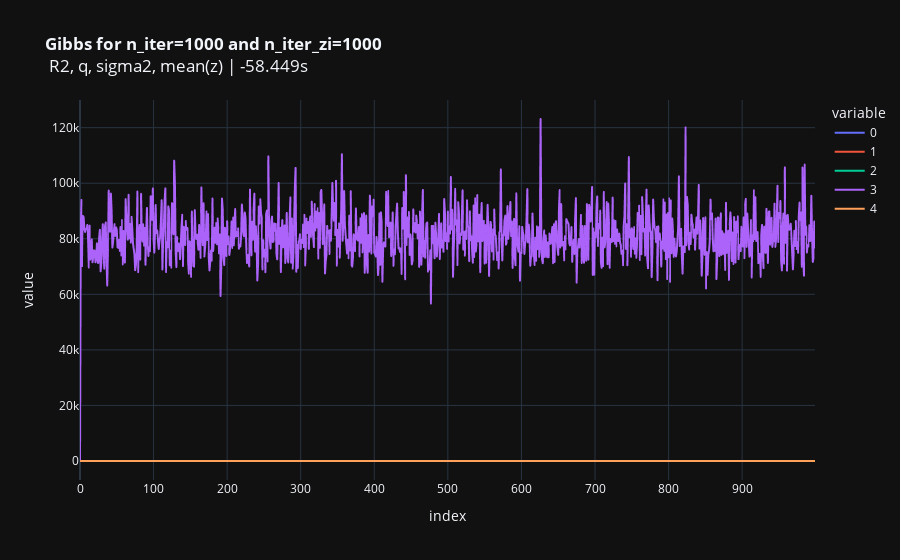

This figure's notebook cell:
### Code cell
fig = px.line(accu, template = "plotly_dark", title = f"<b>Gibbs for n_iter={n_iter} and n_iter_zi={n_iter_zi}</b> <br> R2, q, sigma2, mean(z) | {np.round(t2-t1, 3)}s")
fig.show()

### Figure 1 — Plotly figure (JSON) as saved in the notebook; plotly's stock layout.template omitted (floating-point values rounded to 4 significant figures; data arrays with more than 128 entries replaced by an {"elided": "..."} marker saying what was removed)
{"data": [{"hovertemplate": "variable=0<br>index=%{x}<br>value=%{y}<extra></extra>", "legendgroup": "0", "line": {"color": "#636efa", "dash": "solid"}, "marker": {"symbol": "circle"}, "mode": "lines", "name": "0", "showlegend": true, "type": "scattergl", "x": {"elided": "1000 int values"}, "xaxis": "x", "y": {"elided": "1000 float values"}, "yaxis": "y"}, {"hovertemplate": "variable=1<br>index=%{x}<br>value=%{y}<extra></extra>", "legendgroup": "1", "line": {"color": "#EF553B", "dash": "solid"}, "marker": {"symbol": "circle"}, "mode": "lines", "name": "1", "showlegend": true, "type": "scattergl", "x": {"elided": "1000 int values"}, "xaxis": "x", "y": {"elided": "1000 float values"}, "yaxis": "y"}, {"hovertemplate": "variable=2<br>index=%{x}<br>value=%{y}<extra></extra>", "legendgroup": "2", "line": {"color": "#00cc96", "dash": "solid"}, "marker": {"symbol": "circle"}, "mode": "lines", "name": "2", "showlegend": true, "type": "scattergl", "x": {"elided": "1000 int values"}, "xaxis": "x", "y": {"elided": "1000 int values"}, "yaxis": "y"}, {"hovertemplate": "variable=3<br>index=%{x}<br>value=%{y}<extra></extra>", "legendgroup": "3", "line": {"color": "#ab63fa", "dash": "solid"}, "marker": {"symbol": "circle"}, "mode": "lines", "name": "3", "showlegend": true, "type": "scattergl", "x": {"elided": "1000 int values"}, "xaxis": "x", "y": {"elided": "1000 float values"}, "yaxis": "y"}, {"hovertemplate": "variable=4<br>index=%{x}<br>value=%{y}<extra></extra>", "legendgroup": "4", "line": {"color": "#FFA15A", "dash": "solid"}, "marker": {"symbol": "circle"}, "mode": "lines", "name": "4", "showlegend": true, "type": "scattergl", "x": {"elided": "1000 int values"}, "xaxis": "x", "y": {"elided": "1000 float values"}, "yaxis": "y"}], "layout": {"legend": {"title": {"text": "variable"}, "tracegroupgap": 0}, "title": {"text": "<b>Gibbs for n_iter=1000 and n_iter_zi=1000</b> <br> R2, q, sigma2, mean(z) | -58.449s"}, "xaxis": {"anchor": "y", "domain": [0, 1], "title": {"text": "index"}}, "yaxis": {"anchor": "x", "domain": [0, 1], "title": {"text": "value"}}}}
